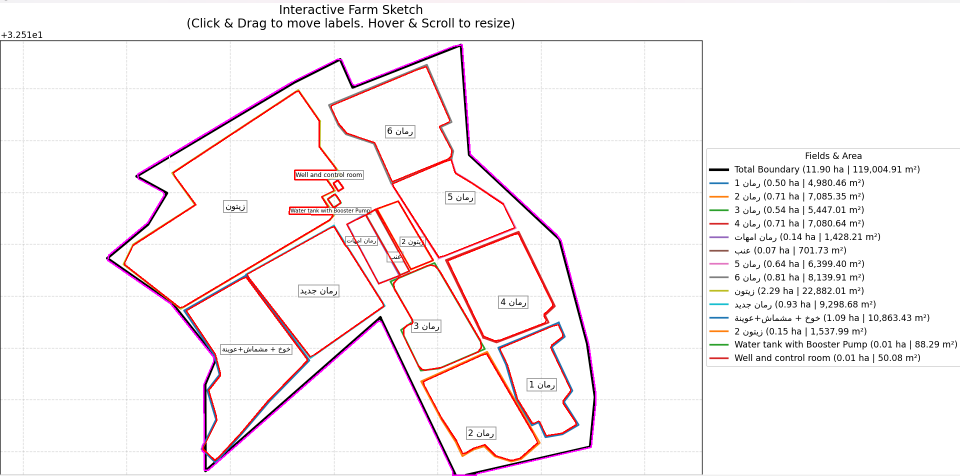
#> input picture tools/map-geometry/verification_overlay.png, 1920 x 951 px (shown at 1/2 size)
$ python extract_v3_bridged.py verification_overlay.png verification_overlay.png verification_overlay.png
#> lines starting #> are read from the running program, lines starting #| are printed output that depends on the picture; after the words box and inside, x2 and y2 are one past the last pixel; in counts of white or black regions, pixels touching at a corner belong together
"""v3: per-colour outline → bridge gaps (label boxes) → fill interior → pick by label + legend area.

Tries several bridge sizes per zone and keeps the result closest to the legend area.
"""

import json
import math
import sys

import cv2
import numpy as np

src, out_json, out_debug = sys.argv[1], sys.argv[2], sys.argv[3]
img = cv2.imread(src)
#> img is the input picture: shape (951, 1920, 3); mean B, G, R 244.2, 242.8, 247.9
H, W = img.shape[:2]
#> H = 951; W = 1920
X1, Y0 = 1404, 82
M2 = 0.2569

COLORS = {
    "blue": (31, 119, 180), "orange": (255, 127, 14), "green": (44, 160, 44),
    "red": (214, 39, 40), "purple": (148, 103, 189), "brown": (140, 86, 75),
    "pink": (227, 119, 194), "gray": (127, 127, 127), "olive": (188, 189, 34),
    "cyan": (23, 190, 207), "black": (0, 0, 0),
}
ZONES = {
    "boundary": ("black", (700, 500), 119004.91),
    "zone_rumman_1": ("blue", (1084, 768), 4980.46),
    "zone_fruit_mix": ("blue", (512, 697), 10863.43),
    "zone_rumman_2": ("orange", (962, 866), 7085.35),
    "zone_zaytoun_2": ("orange", (812, 470), 1537.99),
    "zone_rumman_3": ("green", (852, 652), 5447.01),
    "tank": ("green", (668, 402), 88.29),
    "zone_rumman_4": ("red", (1027, 604), 7080.64),
    "well": ("red", (676, 371), 50.08),
    "zone_rumman_ummahat": ("purple", (745, 500), 1428.21),
    "zone_enab": ("brown", (777, 488), 701.73),
    "zone_rumman_5": ("pink", (920, 395), 6399.40),
    "zone_rumman_6": ("gray", (800, 262), 8139.91),
    "zone_zaytoun": ("olive", (470, 412), 22882.01),
    "zone_rumman_jadeed": ("cyan", (637, 581), 9298.68),
}


def outline(colour, tol):
    bgr = np.array(COLORS[colour][::-1], dtype=np.int16)
    diff = np.abs(img.astype(np.int16) - bgr).max(axis=2)
    m = (diff <= tol).astype(np.uint8) * 255
    m[:, X1 - 3:] = 0
    m[: Y0 + 3, :] = 0
    if colour == "black":  # drop text: keep only long thick strokes
        m = cv2.morphologyEx(m, cv2.MORPH_OPEN, np.ones((3, 3), np.uint8))
    return m


def interiors(m, k):
    closed = cv2.morphologyEx(m, cv2.MORPH_CLOSE, cv2.getStructuringElement(cv2.MORPH_ELLIPSE, (k, k)))
    cnts, hier = cv2.findContours(closed, cv2.RETR_CCOMP, cv2.CHAIN_APPROX_NONE)
    out = []
    for i, c in enumerate(cnts):
        if hier[0][i][3] != -1 and cv2.contourArea(c) > 40:  # a hole = enclosed field
            out.append(c)
    return out


def score(c, pt, expected):
    area = cv2.contourArea(c)
    d = cv2.pointPolygonTest(c, pt, True)  # >0 inside
    dist_pen = 0 if d >= 0 else min(-d / 40.0, 3)
    return abs(math.log(max(area, 1) / expected)) + dist_pen


results, debug = {}, img.copy()
for zid, (colour, pt, m2) in ZONES.items():
    expected = m2 / M2
    best = None
    for tol in (30, 45, 60) if colour != "black" else (60, 80):
        m = outline(colour, tol)
        for k in (3, 5, 9, 13, 19, 27):
            for c in interiors(m, k):
                s = score(c, pt, expected)
                if best is None or s < best[0]:
                    best = (s, c, tol, k)
    if best is None:
        print(f"{zid:22s} NO CANDIDATE")
        continue
    s, c, tol, k = best
    # the hole sits inside the stroke; grow by ~half the line width
    mask = np.zeros((H, W), np.uint8)
    cv2.drawContours(mask, [c], -1, 255, -1)
    mask = cv2.dilate(mask, np.ones((3, 3), np.uint8), iterations=1)
    cnts, _ = cv2.findContours(mask, cv2.RETR_EXTERNAL, cv2.CHAIN_APPROX_NONE)
    c = max(cnts, key=cv2.contourArea)
    approx = cv2.approxPolyDP(c, 1.0 if expected < 3000 else 1.4, True).reshape(-1, 2)
    area = cv2.contourArea(approx.reshape(-1, 1, 2))
    results[zid] = {
        "points": approx.tolist(),
        "area_ratio": round(area * M2 / m2, 3),
        "tol": tol,
        "bridge": k,
    }
    cv2.polylines(debug, [approx.reshape(-1, 1, 2)], True, (0, 0, 255) if zid != "boundary" else (255, 0, 255), 2)
#> this loop made 15 passes
#> pass 1, in outline, `diff = np.abs(img.astype(np.int16) - bgr).max(axis=2)`:
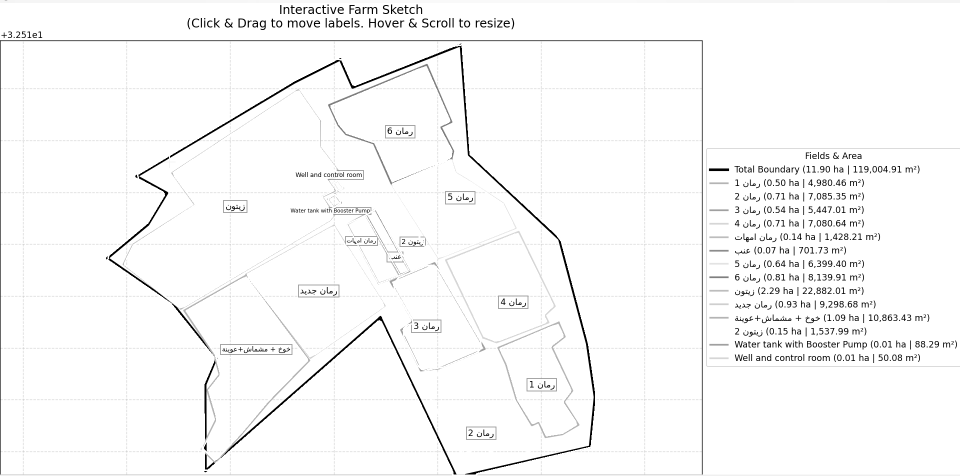
#> diff: shape (951, 1920) int16 (shown at 1/2 size); min 0, max 255, mean 248.4
#> pass 1, in outline, `m = (diff <= tol).astype(np.uint8) * 255`:
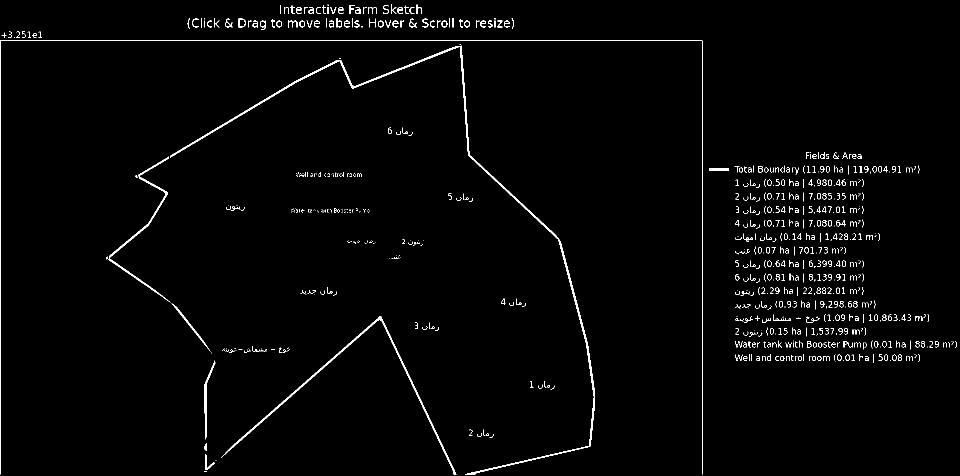
#> m: shape (951, 1920) (shown at 1/2 size); 1.6% white in thin lines or dots
#> pass 1, in outline, `m = cv2.morphologyEx(m, cv2.MORPH_OPEN, np.ones((3, 3), np.uint8))`:
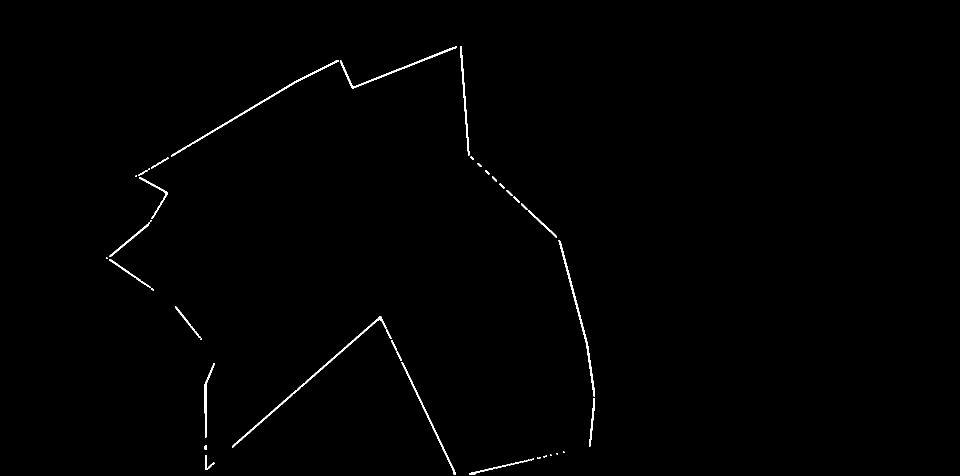
#> m: shape (951, 1920) (shown at 1/2 size); 0.56% white; 55 white regions (22 under 20 px), largest, box (x1, y1, x2, y2) and area: (464, 633, 773, 895) 1434, (342, 120, 678, 313) 1307, (1117, 480, 1190, 793) 1166
#> after the loop:
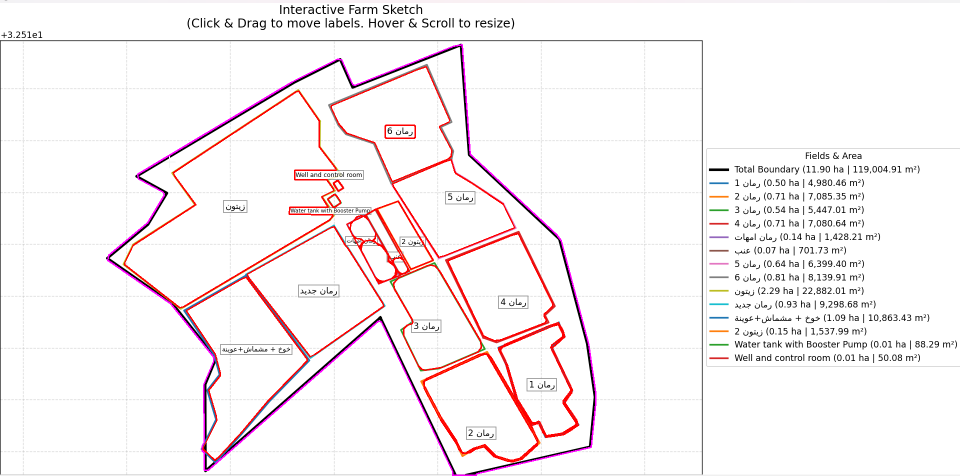
#> debug: shape (951, 1920, 3) (shown at 1/2 size); 0.31% of pixels changed, all inside (x1, y1, x2, y2) = (668, 249, 1158, 925)
#> after the loop:
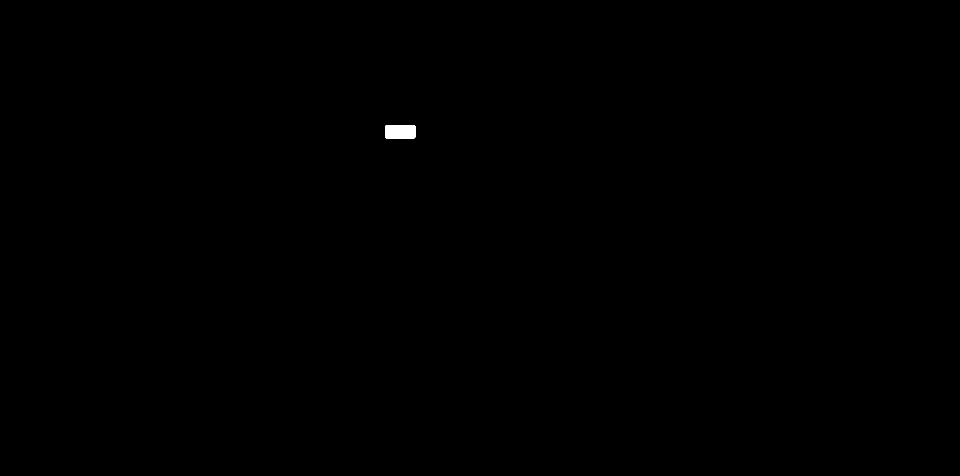
#> mask: shape (951, 1920) (shown at 1/2 size); 0.09% white; 1 white region, box (x1, y1, x2, y2) and area: (770, 250, 831, 277) 1635

for z, r in sorted(results.items(), key=lambda kv: kv[1]["area_ratio"]):
    flag = "" if 0.9 <= r["area_ratio"] <= 1.1 else "   <-- CHECK"
    print(f"{z:22s} ratio={r['area_ratio']:5.3f} pts={len(r['points']):3d} tol={r['tol']} bridge={r['bridge']}{flag}")
#> this loop made 10 passes
#> z on passes 1 to 10: 'zone_rumman_6', 'zone_rumman_5', 'zone_enab', 'zone_fruit_mix', 'zone_rumman_ummahat', 'zone_rumman_4', 'well', 'zone_rumman_1', 'zone_rumman_2', 'zone_zaytoun_2'
#| zone_rumman_6          ratio=0.049 pts=  8 tol=45 bridge=3   <-- CHECK
#| zone_rumman_5          ratio=0.209 pts= 26 tol=60 bridge=27   <-- CHECK
#| zone_enab              ratio=0.233 pts= 10 tol=60 bridge=13   <-- CHECK
#| zone_fruit_mix         ratio=0.495 pts= 19 tol=30 bridge=3   <-- CHECK
#| zone_rumman_ummahat    ratio=0.641 pts= 15 tol=60 bridge=19   <-- CHECK
#| zone_rumman_4          ratio=1.012 pts= 14 tol=45 bridge=3
#| well                   ratio=1.059 pts=  8 tol=45 bridge=3
#| zone_rumman_1          ratio=1.071 pts= 26 tol=30 bridge=27
#> (further printed lines are left out)
cv2.imwrite(out_debug, debug)
json.dump({"frame": [0, Y0, X1, H], "m2_per_px2": M2, "zones": results}, open(out_json, "w"), indent=1)
